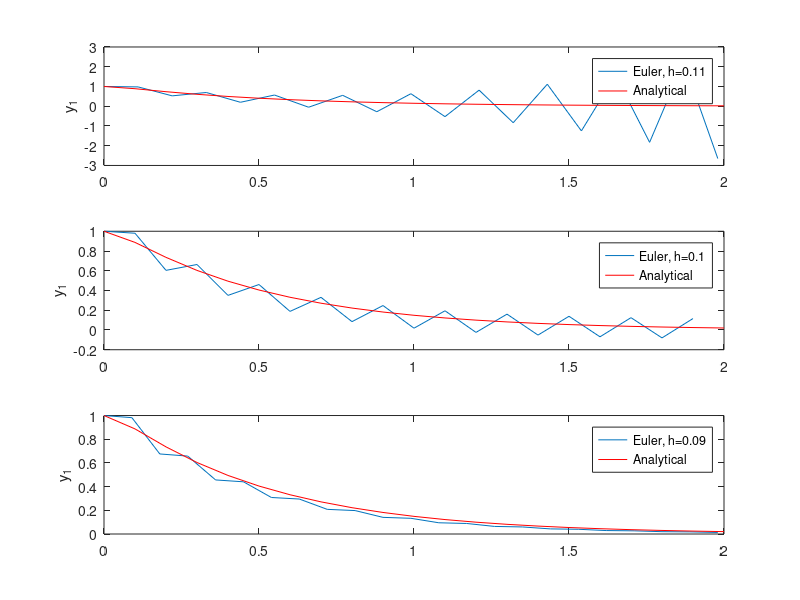
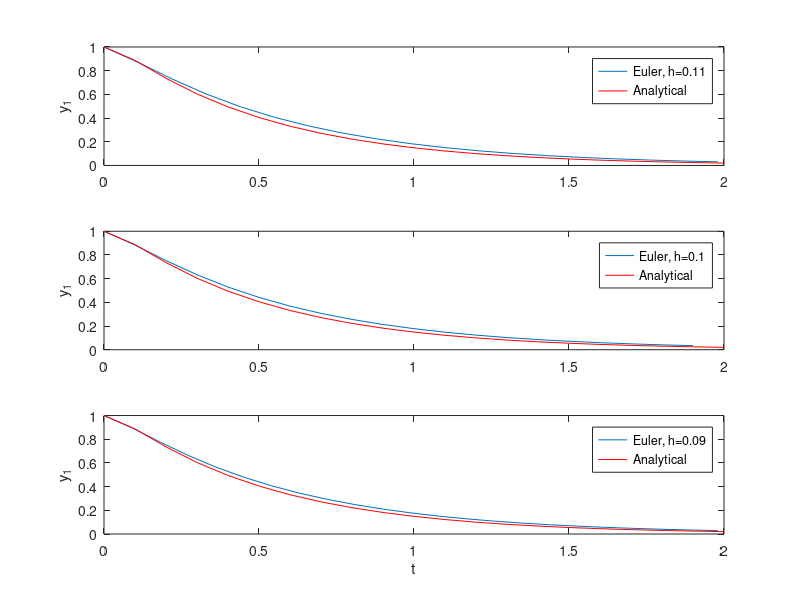

These figures' MATLAB source, in order:
y0 = [1.0; 1.2];

A = [-11 9;9 -11];

h_vec = [0.11;0.10;0.09];

t_end = 2;
forward_fig = figure;
backwrd_fig = figure;
for ii = 1:3
    t = 0;
    h = h_vec(ii);

    Y_f = y0';
    y = y0;
    T_f = t;
    while t+h <= t_end
        F = A*y;
        y = y + h*F;
        t = t+h;
        Y_f = [Y_f;y'];
        T_f = [T_f;t];
    end
    figure(forward_fig);
    subplot(3,1,ii)
    plot(T_f,Y_f(:,1))
    
    % Backward
    
    t = 0;

    Y_b = y0';
    y = y0;
    T_b = t;
    while t+h <= t_end
        y = (eye(2)-h*A)\y;
        t = t+h;
        Y_b = [Y_b;y'];
        T_b = [T_b;t];
    end
    figure(backwrd_fig);
    subplot(3,1,ii)
    plot(T_b,Y_b(:,1))
end
% Analytical:
v1 = [1;1];
v2 = [1;-1];
c1 = 1.1;
c2 = -0.1;
lam1 = -2;
lam2 = -20;
t_an = 0:0.1:2;

X = zeros(length(t_an),2);
for ii =1:length(t_an)
    X(ii,:) = (c1*exp(lam1*t_an(ii))*v1 + c2*exp(lam2*t_an(ii))*v2)';
end
for ii = 1:3
    for jj = forward_fig:backwrd_fig
        figure(jj);
        subplot(3,1,ii)
        hold on
        plot(t_an,X(:,1),'r')
        ylabel('y_1')
        legend(['Euler, h=' num2str(h_vec(ii))],'Analytical')
    end
end
xlabel('t');
subplot(3,1,1);
    